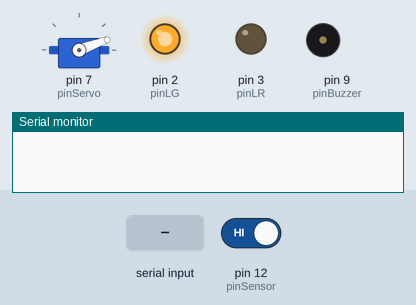
The sketch below on a simulated Arduino Uno, built with avr-gcc and run on an emulated ATmega328P. Parts: servo, output pins drawn as LEDs (lit = HIGH), buzzer (waves = sounding, pin HIGH), the last lines printed to the serial monitor. The inputs (shaded band) are chosen by the test bench; at power-on: pin 12 (pinSensor) HIGH. Pins used as bus, display or sensor lines are not drawn.

Above: at 1.2 s.
1.3 s: pin 12 (pinSensor) driven LOW
At 2.1 s:
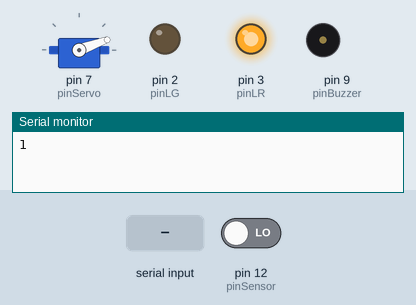
2.8 s: "2" received over Serial
At 3.3 s:
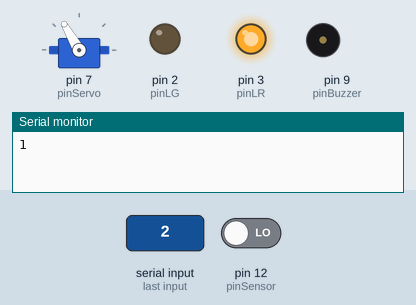
Timing chart, 0 to 14.3 s (numbered marks = the images above; inputs shaded):
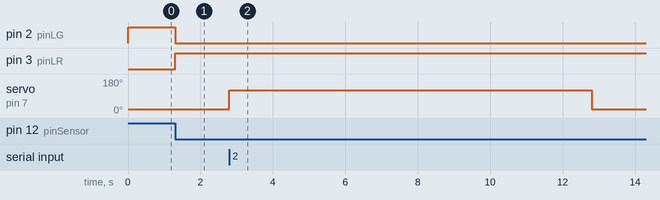

The sketch:

sensorInfrarrojo.ino
```cpp
#include <Servo.h>

// Configurar pines
Servo miServo;
#define pinSensor 12
#define pinBuzzer 9
#define pinServo 7
#define pinLR 3
#define pinLG 2
#define pinLB 1
int detecciones = 0;
int dato; // Contador de detecciones

// Configurar pines
void setup()
{
  pinMode(pinSensor, INPUT);
  pinMode(pinBuzzer, OUTPUT);
  pinMode(pinServo, OUTPUT);
  pinMode(pinLR, OUTPUT);
  pinMode(pinLG, OUTPUT);
  pinMode(pinLB, OUTPUT);
  miServo.attach(pinServo); // Inicializa el servo en el pin correspondiente
  miServo.write(20);
  Serial.begin(9600);
}

// Ciclo repetitivo
void loop()
{
  int lectura = digitalRead(pinSensor);

  if (lectura == LOW)
  {
    if (detecciones < 1)
    {
      ledRojo();
      digitalWrite(pinServo, HIGH);
      Serial.print(1);
      detecciones++;
    }
  }

  if (lectura == HIGH)
  {
    ledVerde();
  }

  // Esperar a que se reciba el valor 2 para levantar el servo a 90 grados
  if (Serial.available() > 0)
  {
    dato = Serial.read();
    if (dato == '2')
    {
      miServo.write(120);
      delay(10000);
      miServo.write(20);
      detecciones = 0;
    }else if (dato == '3'){
      void ledRojo();
      detecciones = 0;
    }
  }
}

void ledVerde()
{
  analogWrite(pinLR, 0);
  analogWrite(pinLG, 255);
  analogWrite(pinLB, 0);
}

void ledRojo()
{
  analogWrite(pinLR, 255);
  analogWrite(pinLG, 0);
  analogWrite(pinLB, 0);
}
```

Measured:
- after the input at 1.3 s, pin 2 (pinLG): HIGH → LOW at once; pin 3 (pinLR): LOW → HIGH at once
- after the input at 2.8 s, servo on pin 7 (pinServo): 20° → 120° at once, → 20° 10.0 s later
